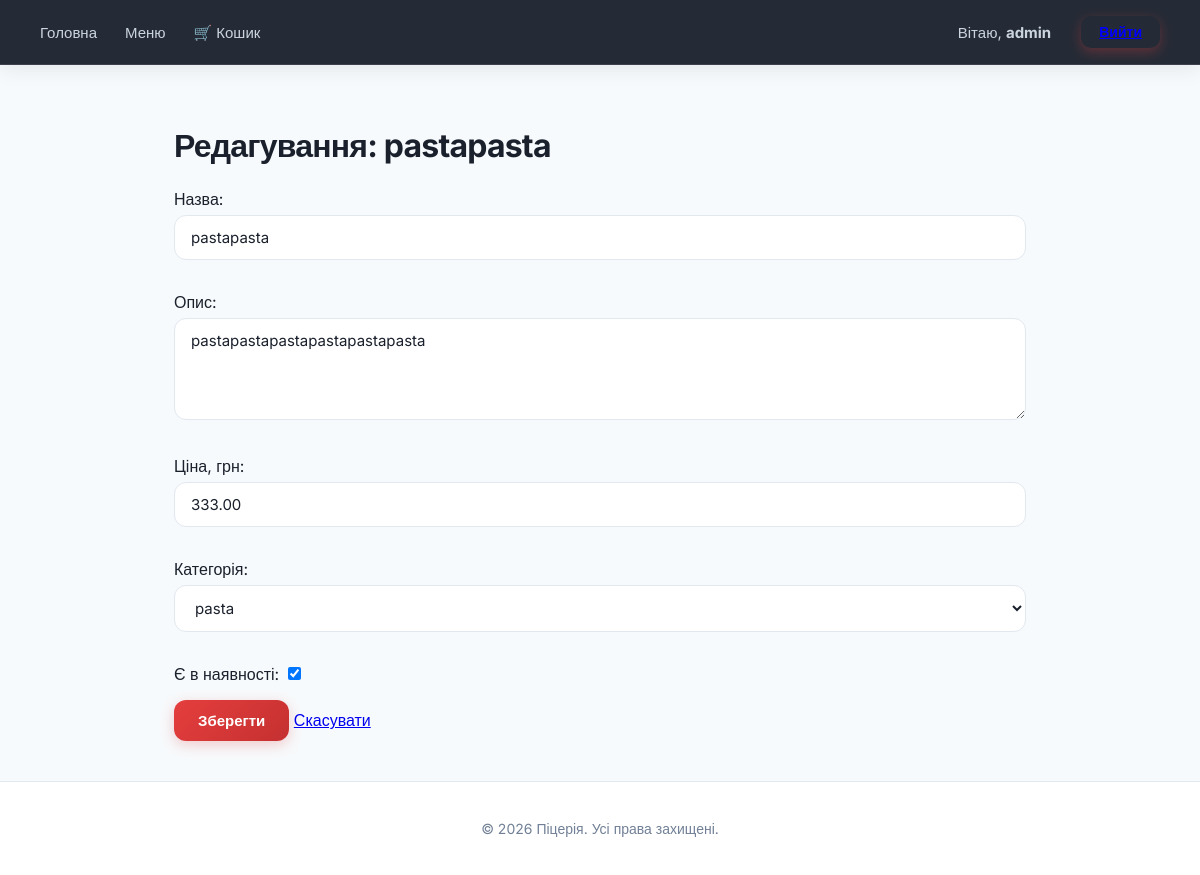
Screenshot of /menu/7/edit (signed in) with the database file from the repository.
### menu/models.py (models this page shows, shortened)
class Dish(models.Model):
    name = models.CharField("Назва", max_length=150)
    description = models.TextField("Опис", blank=True)
    price = models.DecimalField("Ціна, грн", max_digits=7, decimal_places=2)
    category = models.ForeignKey(
        Category,
        on_delete=models.CASCADE,
        related_name="dishes",
        verbose_name="Категорія"
    )
    is_available = models.BooleanField("Є в наявності",default=True)
    created_at = models.DateTimeField("Додано" ,auto_now_add=True)
    class Meta:
        verbose_name = "Страва"
        verbose_name_plural = "Страви"
        ordering = ["name"]

class Category(models.Model):
    name = models.CharField("Назва", max_length=100)
    class Meta:
        verbose_name = "Категорія"
        verbose_name_plural = "Категорії"
    def __str__(self):
        return self.name

### menu/views.py (the view)
# urls.py: path('menu/<int:dish_id>/edit', views.dish_update, name='dish_update'),
@login_required
def dish_update(request, dish_id):
    dish = get_object_or_404(Dish, id=dish_id)
    if request.method == "POST":
        form = DishForm(request.POST, instance=dish)
        if form.is_valid():
            form.save()
            messages.success(request, "Dish updated successfully")
            return redirect("menu:dish_detail", dish_id=dish.id)
    else:
        form = DishForm(instance=dish)
    return render(request, "menu/dish_form.html", {"form": form, "title": f"Редагування: {dish.name}"})

### menu/forms.py
class DishForm(forms.ModelForm):
    class Meta:
        model = Dish
        fields = ["name", "description", "price", "category", "is_available"]
        widgets = {
            "description": forms.Textarea(attrs={"rows": 4}),
        }

### menu/templates/menu/dish_form.html (shortened to what this page needs)
{% extends "menu/base.html" %}
{% block content %}
    <h1>{{ title }}</h1>
    <form method="post">
        {{ form.as_p }}
        <button type="submit">Зберегти</button>
        <a href="{% url "menu:menu_list" %}">Скасувати</a>
    </form>
{% endblock %}

### menu/templates/menu/base.html (shortened to what this page needs)
<!DOCTYPE html>
<html lang="uk">
<head>
</head>
<body>
<nav>
    <a href="{% url 'menu:home' %}">Головна</a>
    <a href="{% url 'menu:menu_list' %}">Меню</a>
    <a href="{% url 'menu:cart_detail' %}">🛒 Кошик</a>
    <div class="nav-right">
        {% if user.is_authenticated %}
            <span>Вітаю, <strong>{{ user.username }}</strong></span>
            <form action="{% url 'accounts:logout' %}" method="post" style="display: inline; margin-left: 10px;">
    <button type="submit" style="background: none; border: none; color: blue; cursor: pointer; text-decoration: underline;">Вийти</button>
</form>
        {% else %}
            <a href="{% url 'accounts:login' %}">Увійти</a>
            <a href="{% url 'accounts:register' %}">Реєстрація</a>
        {% endif %}
    </div>
</nav>
<main>
    {% block content %}{% endblock %}
</main>
<footer>
    <p>&copy; 2026 Піцерія. Усі права захищені.</p>
</footer>
</body>
</html>

### menu/templates/menu/base.html (style rules this page uses)
:root { --primary: #e53e3e; --primary-hover: #c53030; --primary-light: #fff5f5; --accent: #dd6b20; --bg-color: #f7fafc; --card-bg: #ffffff; --text-main: #1a202c; --text-muted: #718096; --border-color: #e2e8f0; --radius: 14px; --shadow-sm: 0 1px 3px rgba(0,0,0,0.05), 0 1px 2px rgba(0,0,0,0.1); --shadow-md: 0 10px 15px -3px rgba(0,0,0,0.07), 0 4px 6px -2px rgba(0,0,0,0.04); --shadow-lg: 0 20px 25px -5px rgba(0,0,0,0.1), 0 10px 10px -5px rgba(0,0,0,0.04); }
* { box-sizing: border-box; }
body { font-family: 'Inter', sans-serif; margin: 0; background-color: var(--bg-color); color: var(--text-main); -webkit-font-smoothing: antialiased; min-height: 100vh; display: flex; flex-direction: column; }
nav { background: rgba(26, 32, 44, 0.95); backdrop-filter: blur(10px); padding: 16px 40px; display: flex; align-items: center; position: sticky; top: 0; z-index: 1000; box-shadow: 0 4px 20px rgba(0, 0, 0, 0.08); border-bottom: 1px solid rgba(255, 255, 255, 0.1); }
nav a { color: #cbd5e0; text-decoration: none; margin-right: 28px; font-weight: 500; font-size: 15px; transition: all 0.2s ease; }
.nav-right { margin-left: auto; color: #cbd5e0; display: flex; align-items: center; gap: 20px; font-size: 15px; }
.nav-right form { margin: 0; }
.nav-right button { background: var(--primary); border: none; color: white; padding: 8px 18px; border-radius: 10px; cursor: pointer; font-weight: 600; font-size: 14px; transition: all 0.2s ease; box-shadow: 0 4px 12px rgba(229, 62, 62, 0.3); }
main { max-width: 900px; width: 100%; margin: 40px auto; padding: 0 24px; flex: 1; }
h1, h2, h3 { color: #1a202c; font-weight: 700; letter-spacing: -0.025em; }
h1 { font-size: 2rem; margin-bottom: 24px; }
button:not(nav button), input[type="submit"], .btn { background: linear-gradient(135deg, var(--primary) 0%, #c53030 100%); color: white; border: none; padding: 12px 24px; border-radius: 12px; font-weight: 600; font-size: 15px; cursor: pointer; transition: all 0.2s ease; box-shadow: 0 4px 14px rgba(229, 62, 62, 0.25); display: inline-block; text-decoration: none; text-align: center; }
input[type="text"], input[type="password"], input[type="email"], input[type="number"], textarea, select { width: 100%; padding: 12px 16px; border: 1.5px solid var(--border-color); border-radius: 12px; font-family: 'Inter', sans-serif; font-size: 15px; background: #ffffff; color: var(--text-main); transition: all 0.2s ease; margin-top: 6px; margin-bottom: 16px; }
footer { text-align: center; padding: 24px; color: var(--text-muted); font-size: 14px; border-top: 1px solid var(--border-color); margin-top: auto; background: white; }

### rows the page displays
Dish: name "pastapasta", description "pastapastapastapastapastapasta", price "333.00", category "pasta", is_available "☑"

### other values shown
{{ user.username }} "admin"
{{ title }} "Редагування: pastapasta"
